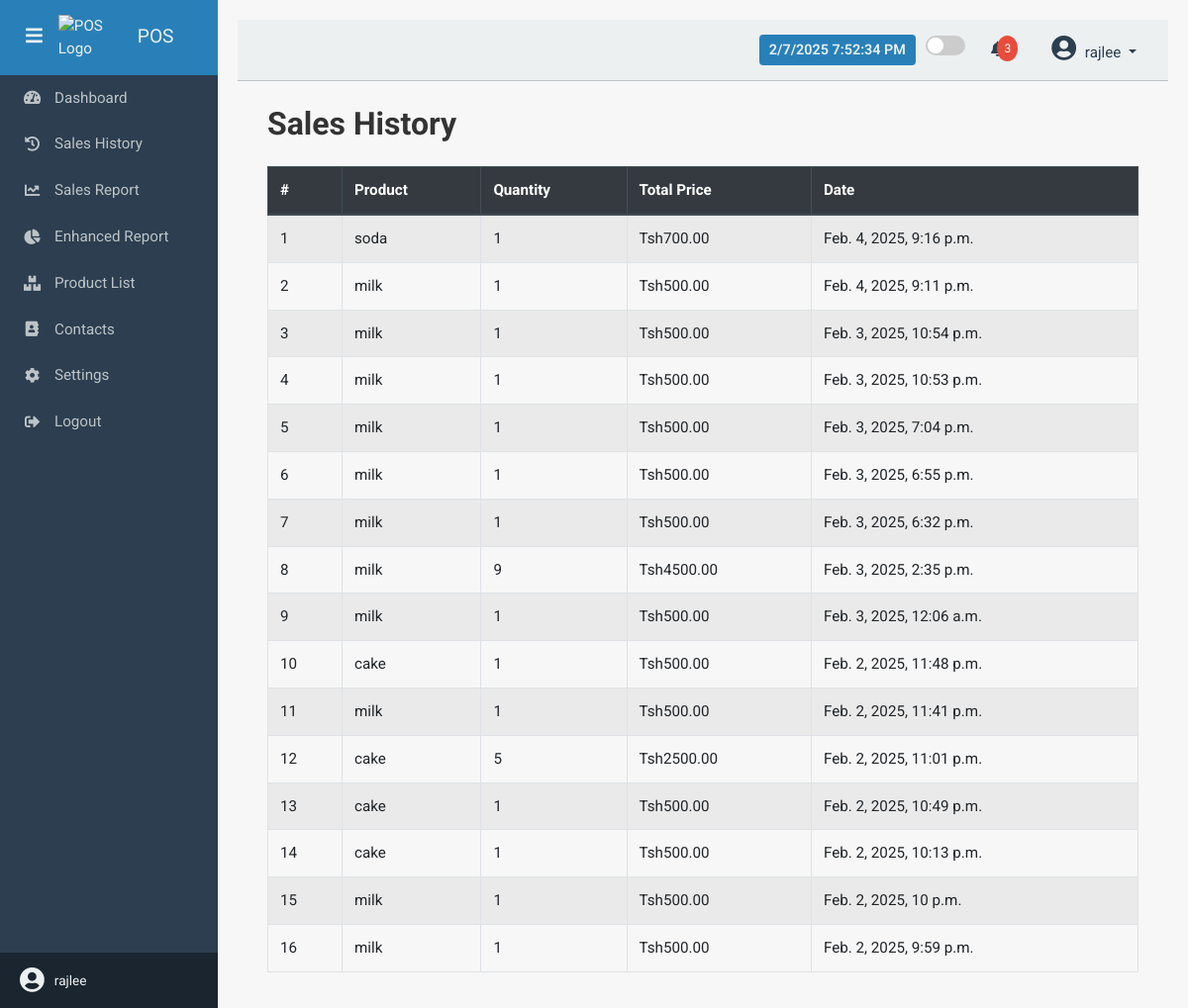
/sales_history/ (signed in), run on an earlier commit of the app's database.
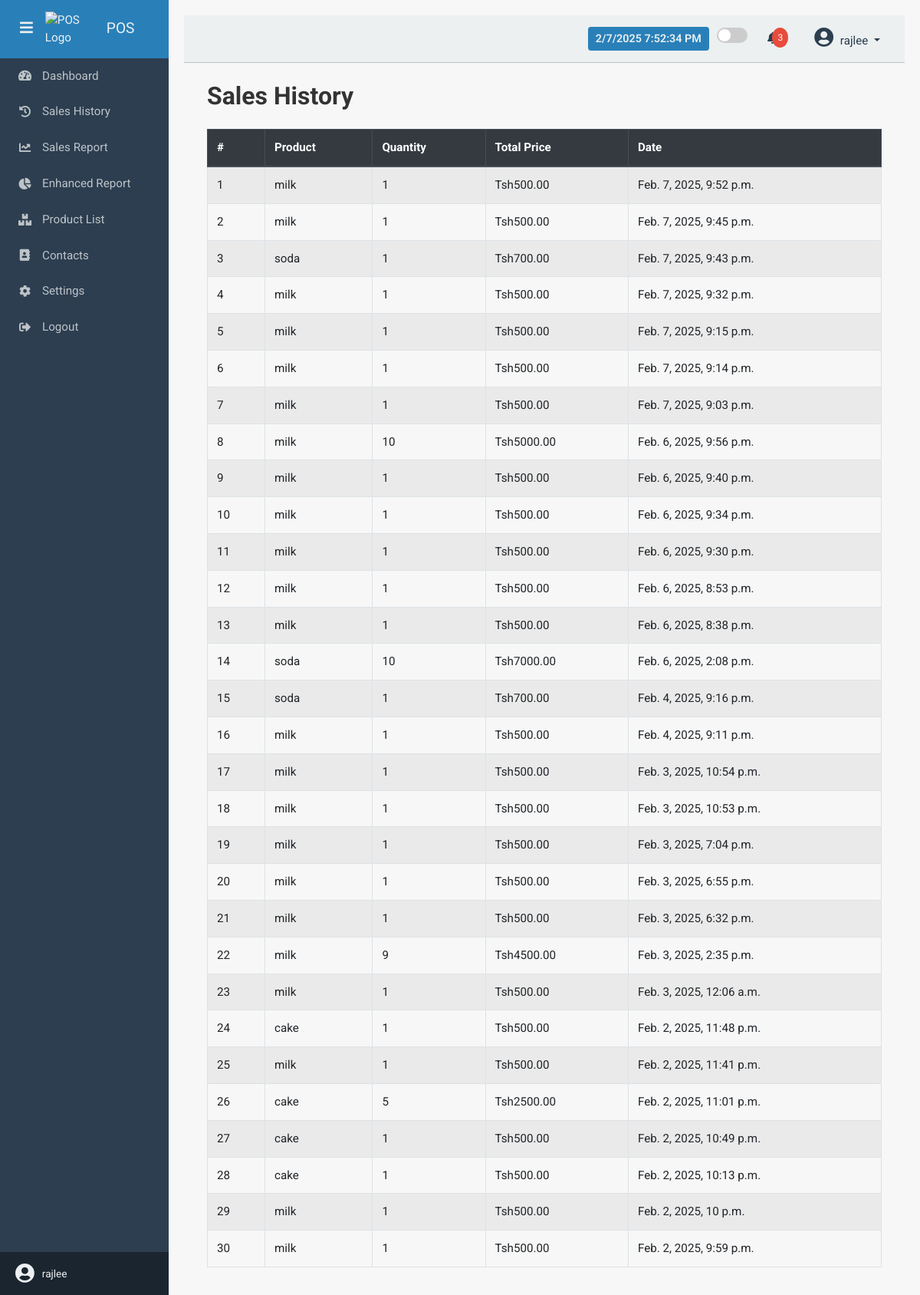
And on a later commit of the database.
### pos/models.py (models this page shows, shortened)
class Sale(models.Model):
    customer = models.ForeignKey(
        'Customer', null=True, blank=True, on_delete=models.SET_NULL
    )
    product = models.ForeignKey(
        Product, on_delete=models.CASCADE, null=True, blank=True
    )
    quantity = models.PositiveIntegerField(null=True, blank=True)
    total_price = models.DecimalField(
        max_digits=10, decimal_places=2, blank=True, null=True
    )
    total_amount = models.DecimalField(
        max_digits=10, decimal_places=2, blank=True, null=True
    )
    payment_method = models.CharField(
        max_length=50,
        choices=[
            ("cash", "Cash"),
            ("card", "Card"),
            ("mobile_money", "Mobile Money")
        ],
    )
    date = models.DateTimeField(auto_now_add=True)
    cashier = models.ForeignKey(User, on_delete=models.CASCADE)
    def print_receipt_link(self):
        if self.id:
            url = reverse("generate_receipt", args=[self.id])
            return format_html(
                '<a class="button" href="{}" target="_blank">Print Receipt</a>', url
            )
        return "-"
    print_receipt_link.short_description = "Print Receipt"

class Product(models.Model):
    name = models.CharField(max_length=255)
    category = models.ForeignKey(
        Category, on_delete=models.SET_NULL, null=True, blank=True
    )
    description = models.TextField(blank=True)
    price = models.DecimalField(max_digits=10, decimal_places=2)
    image = models.ImageField(upload_to='products/', blank=True, null=True)
    stock = models.PositiveIntegerField(default=0)
    barcode = models.CharField(max_length=50, unique=True, blank=True)
    supplier = models.ForeignKey(
        Supplier, on_delete=models.SET_NULL, null=True, blank=True
    )
    expiration_date = models.DateField(null=True, blank=True)
    reorder_level = models.IntegerField(default=10)  # Low stock alert

### pos/views.py (the view)
# urls.py: path('sales_history/', views.sales_history, name='sales_history'),
@login_required
def sales_history(request):
    sales = Sale.objects.all().order_by('-date')
    return render(request, 'pos/sales_history.html', {'sales': sales})

### pos/templates/pos/sales_history.html (shortened to what this page needs)
{% extends 'base.html' %}
{% block content %}
<div class="container">
    <h2 class="my-4">Sales History</h2>
    {% if sales %}
    <table class="table table-striped table-bordered">
        <thead class="thead-dark">
            <tr>
                <th>#</th>
                <th>Product</th>
                <th>Quantity</th>
                <th>Total Price</th>
                <th>Date</th>
            </tr>
        </thead>
        <tbody>
            {% for sale in sales %}
                <tr>
                    <td>{{ forloop.counter }}</td>
                    <td>{{ sale.product.name }}</td>
                    <td>{{ sale.quantity }}</td>
                    <td>Tsh{{ sale.total_price }}</td>
                    <td>{{ sale.date }}</td>
                </tr>
            {% endfor %}
        </tbody>
    </table>
    {% else %}
        <p class="alert alert-warning">No sales records found.</p>
    {% endif %}
</div>
{% endblock %}

What changed in the data, as far as the page shows it:
added Sale: product.name "milk", quantity "1", total_price "500.00", date "Feb. 7, 2025, 9:52 p.m."
added Sale: product.name "milk", quantity "1", total_price "500.00", date "Feb. 7, 2025, 9:45 p.m."
added Sale: product.name "soda", quantity "1", total_price "700.00", date "Feb. 7, 2025, 9:43 p.m."
added Sale: product.name "milk", quantity "1", total_price "500.00", date "Feb. 7, 2025, 9:32 p.m."
added Sale: product.name "milk", quantity "1", total_price "500.00", date "Feb. 7, 2025, 9:15 p.m."
added Sale: product.name "milk", quantity "1", total_price "500.00", date "Feb. 7, 2025, 9:14 p.m."
added Sale: product.name "milk", quantity "1", total_price "500.00", date "Feb. 7, 2025, 9:03 p.m."
added Sale: product.name "milk", quantity "10", total_price "5000.00", date "Feb. 6, 2025, 9:56 p.m."
added Sale: product.name "milk", quantity "1", total_price "500.00", date "Feb. 6, 2025, 9:40 p.m."
added Sale: product.name "milk", quantity "1", total_price "500.00", date "Feb. 6, 2025, 9:34 p.m."
added Sale: product.name "milk", quantity "1", total_price "500.00", date "Feb. 6, 2025, 9:30 p.m."
added Sale: product.name "milk", quantity "1", total_price "500.00", date "Feb. 6, 2025, 8:53 p.m."
added Sale: product.name "milk", quantity "1", total_price "500.00", date "Feb. 6, 2025, 8:38 p.m."
added Sale: product.name "soda", quantity "10", total_price "7000.00", date "Feb. 6, 2025, 2:08 p.m."
